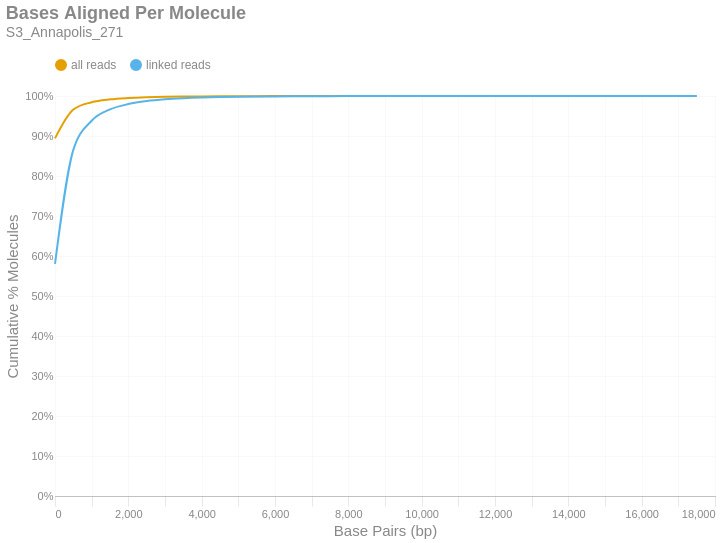

The cell this chart's notebook holds for it:
### Markdown cell above
### Bases Aligned Per Molecule
This is a cumulative frequency distribution showing the number of base pairs aligned per unique molecule. These data are shown in 500 bp bins. There are two distributions: one with `all reads` (yellow) and another with only `linked reads` (blue). The percent of molecules in the `linked reads` distribution is relative to the total number of linked molecules.

### Code cell
if SKIPLR:
    print_html(f"Skipped")
else:
    binned_df = consolidated_hist(valids['aligned_bp'], mask, 500, True)
    with SafeRender(binned_df):
        (
            density_plot(binned_df, 'Bases Aligned Per Molecule', samplename, 'basesper')
            .encode(
                x=alt.X('bin:Q', title="Base Pairs (bp)").axis(tickMinStep=500).scale(padding=0),
                y=alt.Y('value:Q', title='Cumulative % Molecules')
                    .axis(format='%')
                    .scale(domain = [0,1])
                    .stack(False),
                color=alt.Color("key:N").scale(domain = ["all reads", "linked reads"]),
                tooltip = [
                    alt.Tooltip("key:N", title = "Data Type"),
                    alt.Tooltip("range_label:N", title="Bases Aligned Per Molecule"),
                    alt.Tooltip("value:Q", format = ".2%", title="% Molecules (Cum.)")
                ]
            )
        ).display()

### Figure 1 — Vega-Lite specification as saved in the notebook (floating-point values rounded to 4 significant figures)
{"width": "container", "height": 400, "config": {"title": {"anchor": "start", "dy": -15, "fontSize": 18, "color": "#888888", "subtitleColor": "#888888", "subtitleFontSize": 14}, "arc": {"fill": "#0072B2"}, "axis": {"domainColor": "#888888", "domainWidth": 0.5, "gridWidth": 0.2, "grid": false, "titleFontWeight": 400, "titleFontSize": 15, "labelFontSize": 11, "labelColor": "#888888", "tickColor": "#888888", "tickWidth": 0.2, "titleColor": "#888888"}, "axisBand": {"grid": false}, "axisX": {"grid": true, "tickSize": 10, "domainCap": "round"}, "axisY": {"domain": false, "grid": true, "tickSize": 0, "domainCap": "round"}, "background": "transparent", "header": {"labelFontSize": 15, "labelColor": "#888888", "titleFontSize": 15, "titleFontWeight": 600, "titleColor": "#888888"}, "legend": {"labelFont": "sans-serif", "labelFontSize": 12, "labelColor": "#888888", "symbolSize": 100, "symbolType": "circle", "titleFontSize": 12, "titlePadding": 10, "titleColor": "#888888", "title": null, "orient": "top"}, "range": {"category": ["#E69F00", "#56B4E9", "#009E73", "#F0E442", "#0072B2", "#D55E00", "#CC79A7", "#000000"], "diverging": ["#cfe8f3", "#a2d4ec", "#73bfe2", "#46abdb", "#1696d2", "#12719e"]}, "area": {"fill": "#0072B2", "fillOpacity": 0.7, "line": true, "strokeOpacity": 0.7}, "line": {"color": "#0072B2", "stroke": "#0072B2", "strokeWidth": 2}, "trail": {"color": "#0072B2", "stroke": "#0072B2", "strokeWidth": 0, "size": 1}, "point": {"filled": true, "fillOpacity": 1.0, "size": 95}, "text": {"color": "#888888", "fontSize": 11, "align": "right", "fontWeight": 400, "size": 11}, "bar": {"fill": "#0072B2", "stroke": null}, "view": {"stroke": null, "continuousWidth": 660, "continuousHeight": 400}}, "data": {"name": "data-d90ba744067ecbccbfba5faff941e682"}, "mark": {"type": "line", "interpolate": "monotone", "point": {"opacity": 0, "size": 275}}, "encoding": {"color": {"field": "key", "scale": {"domain": ["all reads", "linked reads"]}, "type": "nominal"}, "tooltip": [{"field": "key", "title": "Data Type", "type": "nominal"}, {"field": "range_label", "title": "Bases Aligned Per Molecule", "type": "nominal"}, {"field": "value", "format": ".2%", "title": "% Molecules (Cum.)", "type": "quantitative"}], "x": {"axis": {"tickMinStep": 500}, "field": "bin", "scale": {"padding": 0}, "title": "Base Pairs (bp)", "type": "quantitative"}, "y": {"axis": {"format": "%"}, "field": "value", "scale": {"domain": [0, 1]}, "stack": false, "title": "Cumulative % Molecules", "type": "quantitative"}}, "params": [{"name": "param_c36ac31b6afebe62", "select": {"type": "point", "fields": ["key"]}, "bind": "legend"}], "title": {"text": "Bases Aligned Per Molecule", "subtitle": "S3_Annapolis_271"}, "transform": [{"fold": ["all reads (cumsum)", "linked reads (cumsum)"]}, {"calculate": "replace(datum.key, ' (cumsum)', '')", "as": "key"}, {"filter": {"param": "param_c36ac31b6afebe62"}}], "usermeta": {"embedOptions": {"downloadFileName": "S3_Annapolis_271.basesper"}}, "$schema": "https://vega.github.io/schema/vega-lite/v6.1.0.json", "datasets": {"data-d90ba744067ecbccbfba5faff941e682": [{"bin": "0.0", "interval": "0.0-500.0", "all reads": 0.8941, "linked reads": 0.5804, "all reads (cumsum)": 0.8941, "linked reads (cumsum)": 0.5804, "range_label": "0-499"}, {"bin": "500.0", "interval": "500.0-1000.0", "all reads": 0.07208, "linked reads": 0.285, "all reads (cumsum)": 0.9662, "linked reads (cumsum)": 0.8654, "range_label": "500-999"}, {"bin": "1000.0", "interval": "1000.0-1500.0", "all reads": 0.01829, "linked reads": 0.07277, "all reads (cumsum)": 0.9845, "linked reads (cumsum)": 0.9382, "range_label": "1000-1499"}, {"bin": "1500.0", "interval": "1500.0-2000.0", "all reads": 0.00712, "linked reads": 0.02834, "all reads (cumsum)": 0.9916, "linked reads (cumsum)": 0.9665, "range_label": "1500-1999"}, {"bin": "2000.0", "interval": "2000.0-2500.0", "all reads": 0.003332, "linked reads": 0.01326, "all reads (cumsum)": 0.9949, "linked reads (cumsum)": 0.9798, "range_label": "2000-2499"}, {"bin": "2500.0", "interval": "2500.0-3000.0", "all reads": 0.001877, "linked reads": 0.00747, "all reads (cumsum)": 0.9968, "linked reads (cumsum)": 0.9872, "range_label": "2500-2999"}, {"bin": "3000.0", "interval": "3000.0-3500.0", "all reads": 0.001105, "linked reads": 0.004398, "all reads (cumsum)": 0.9979, "linked reads (cumsum)": 0.9916, "range_label": "3000-3499"}, {"bin": "3500.0", "interval": "3500.0-4000.0", "all reads": 0.0006768, "linked reads": 0.002694, "all reads (cumsum)": 0.9986, "linked reads (cumsum)": 0.9943, "range_label": "3500-3999"}, {"bin": "4000.0", "interval": "4000.0-4500.0", "all reads": 0.0004535, "linked reads": 0.001805, "all reads (cumsum)": 0.999, "linked reads (cumsum)": 0.9961, "range_label": "4000-4499"}, {"bin": "4500.0", "interval": "4500.0-5000.0", "all reads": 0.0002875, "linked reads": 0.001144, "all reads (cumsum)": 0.9993, "linked reads (cumsum)": 0.9973, "range_label": "4500-4999"}, {"bin": "5000.0", "interval": "5000.0-5500.0", "all reads": 0.000201, "linked reads": 0.0008001, "all reads (cumsum)": 0.9995, "linked reads (cumsum)": 0.9981, "range_label": "5000-5499"}, {"bin": "5500.0", "interval": "5500.0-6000.0", "all reads": 0.0001322, "linked reads": 0.0005263, "all reads (cumsum)": 0.9996, "linked reads (cumsum)": 0.9986, "range_label": "5500-5999"}, {"bin": "6000.0", "interval": "6000.0-6500.0", "all reads": 9.653e-05, "linked reads": 0.0003842, "all reads (cumsum)": 0.9997, "linked reads (cumsum)": 0.999, "range_label": "6000-6499"}, {"bin": "6500.0", "interval": "6500.0-7000.0", "all reads": 6.881e-05, "linked reads": 0.0002739, "all reads (cumsum)": 0.9998, "linked reads (cumsum)": 0.9993, "range_label": "6500-6999"}, {"bin": "7000.0", "interval": "7000.0-7500.0", "all reads": 4.957e-05, "linked reads": 0.0001973, "all reads (cumsum)": 0.9999, "linked reads (cumsum)": 0.9995, "range_label": "7000-7499"}, {"bin": "7500.0", "interval": "7500.0-8000.0", "all reads": 3.815e-05, "linked reads": 0.0001519, "all reads (cumsum)": 0.9999, "linked reads (cumsum)": 0.9996, "range_label": "7500-7999"}, {"bin": "8000.0", "interval": "8000.0-8500.0", "all reads": 2.919e-05, "linked reads": 0.0001162, "all reads (cumsum)": 0.9999, "linked reads (cumsum)": 0.9997, "range_label": "8000-8499"}, {"bin": "8500.0", "interval": "8500.0-9000.0", "all reads": 1.94e-05, "linked reads": 7.722e-05, "all reads (cumsum)": 1.0, "linked reads (cumsum)": 0.9998, "range_label": "8500-8999"}, {"bin": "9000.0", "interval": "9000.0-9500.0", "all reads": 1.304e-05, "linked reads": 5.192e-05, "all reads (cumsum)": 1.0, "linked reads (cumsum)": 0.9999, "range_label": "9000-9499"}, {"bin": "9500.0", "interval": "9500.0-10000.0", "all reads": 1.027e-05, "linked reads": 4.088e-05, "all reads (cumsum)": 1.0, "linked reads (cumsum)": 0.9999, "range_label": "9500-9999"}, {"bin": "10000.0", "interval": "10000.0-10500.0", "all reads": 6.359e-06, "linked reads": 2.531e-05, "all reads (cumsum)": 1.0, "linked reads (cumsum)": 0.9999, "range_label": "10000-10499"}, {"bin": "10500.0", "interval": "10500.0-11000.0", "all reads": 5.87e-06, "linked reads": 2.336e-05, "all reads (cumsum)": 1.0, "linked reads (cumsum)": 0.9999, "range_label": "10500-10999"}, {"bin": "11000.0", "interval": "11000.0-11500.0", "all reads": 2.935e-06, "linked reads": 1.168e-05, "all reads (cumsum)": 1.0, "linked reads (cumsum)": 1.0, "range_label": "11000-11499"}, {"bin": "11500.0", "interval": "11500.0-12000.0", "all reads": 2.12e-06, "linked reads": 8.436e-06, "all reads (cumsum)": 1.0, "linked reads (cumsum)": 1.0, "range_label": "11500-11999"}, {"bin": "12000.0", "interval": "12000.0-12500.0", "all reads": 1.957e-06, "linked reads": 7.787e-06, "all reads (cumsum)": 1.0, "linked reads (cumsum)": 1.0, "range_label": "12000-12499"}, {"bin": "12500.0", "interval": "12500.0-13000.0", "all reads": 1.794e-06, "linked reads": 7.138e-06, "all reads (cumsum)": 1.0, "linked reads (cumsum)": 1.0, "range_label": "12500-12999"}, {"bin": "13000.0", "interval": "13000.0-13500.0", "all reads": 1.794e-06, "linked reads": 7.138e-06, "all reads (cumsum)": 1.0, "linked reads (cumsum)": 1.0, "range_label": "13000-13499"}, {"bin": "13500.0", "interval": "13500.0-14000.0", "all reads": 1.304e-06, "linked reads": 5.192e-06, "all reads (cumsum)": 1.0, "linked reads (cumsum)": 1.0, "range_label": "13500-13999"}, {"bin": "14000.0", "interval": "14000.0-14500.0", "all reads": 6.522e-07, "linked reads": 2.596e-06, "all reads (cumsum)": 1.0, "linked reads (cumsum)": 1.0, "range_label": "14000-14499"}, {"bin": "14500.0", "interval": "14500.0-15000.0", "all reads": 1.631e-07, "linked reads": 6.489e-07, "all reads (cumsum)": 1.0, "linked reads (cumsum)": 1.0, "range_label": "14500-14999"}, {"bin": "15000.0", "interval": "15000.0-15500.0", "all reads": 1.631e-07, "linked reads": 6.489e-07, "all reads (cumsum)": 1.0, "linked reads (cumsum)": 1.0, "range_label": "15000-15499"}, {"bin": "15500.0", "interval": "15500.0-16000.0", "all reads": 0.0, "linked reads": 0.0, "all reads (cumsum)": 1.0, "linked reads (cumsum)": 1.0, "range_label": "15500-15999"}, {"bin": "16000.0", "interval": "16000.0-16500.0", "all reads": 3.261e-07, "linked reads": 1.298e-06, "all reads (cumsum)": 1.0, "linked reads (cumsum)": 1.0, "range_label": "16000-16499"}, {"bin": "16500.0", "interval": "16500.0-17000.0", "all reads": 0.0, "linked reads": 0.0, "all reads (cumsum)": 1.0, "linked reads (cumsum)": 1.0, "range_label": "16500-16999"}, {"bin": "17000.0", "interval": "17000.0-17500.0", "all reads": 1.631e-07, "linked reads": 6.489e-07, "all reads (cumsum)": 1.0, "linked reads (cumsum)": 1.0, "range_label": "17000-17499"}, {"bin": "17500.0", "interval": "17500.0-18000.0", "all reads": 1.631e-07, "linked reads": 6.489e-07, "all reads (cumsum)": 1.0, "linked reads (cumsum)": 1.0, "range_label": "17500-17999"}]}}
